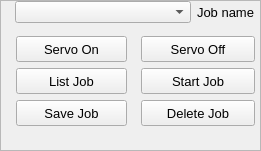
     <widget class="QFrame" name="frame_2">
      <property name="geometry">
       <rect>
        <x>15</x>
        <y>275</y>
        <width>261</width>
        <height>151</height>
       </rect>
      </property>
      <property name="frameShape">
       <enum>QFrame::StyledPanel</enum>
      </property>
      <property name="frameShadow">
       <enum>QFrame::Raised</enum>
      </property>
      <widget class="QWidget" name="layoutWidget">
       <property name="geometry">
        <rect>
         <x>15</x>
         <y>0</y>
         <width>241</width>
         <height>24</height>
        </rect>
       </property>
       <layout class="QHBoxLayout" name="horizontalLayout_3">
        <item>
         <widget class="QComboBox" name="job_list">
          <property name="minimumSize">
           <size>
            <width>176</width>
            <height>21</height>
           </size>
          </property>
          <property name="maximumSize">
           <size>
            <width>176</width>
            <height>22</height>
           </size>
          </property>
          <property name="layoutDirection">
           <enum>Qt::LeftToRight</enum>
          </property>
         </widget>
        </item>
        <item>
         <widget class="QLabel" name="job_name_label">
          <property name="minimumSize">
           <size>
            <width>57</width>
            <height>22</height>
           </size>
          </property>
          <property name="maximumSize">
           <size>
            <width>57</width>
            <height>22</height>
           </size>
          </property>
          <property name="font">
           <font>
            <pointsize>10</pointsize>
           </font>
          </property>
          <property name="text">
           <string>Job name</string>
          </property>
          <property name="alignment">
           <set>Qt::AlignLeading|Qt::AlignLeft|Qt::AlignVCenter</set>
          </property>
         </widget>
        </item>
       </layout>
      </widget>
      <widget class="QWidget" name="layoutWidget">
       <property name="geometry">
        <rect>
         <x>141</x>
         <y>36</y>
         <width>116</width>
         <height>92</height>
        </rect>
       </property>
       <layout class="QVBoxLayout" name="verticalLayout_5">
        <item>
         <widget class="QPushButton" name="servo_off">
          <property name="minimumSize">
           <size>
            <width>111</width>
            <height>26</height>
           </size>
          </property>
          <property name="maximumSize">
           <size>
            <width>114</width>
            <height>26</height>
           </size>
          </property>
          <property name="font">
           <font>
            <pointsize>10</pointsize>
           </font>
          </property>
          <property name="text">
           <string>Servo Off</string>
          </property>
         </widget>
        </item>
        <item>
         <widget class="QPushButton" name="start_job">
          <property name="minimumSize">
           <size>
            <width>111</width>
            <height>26</height>
           </size>
          </property>
          <property name="maximumSize">
           <size>
            <width>114</width>
            <height>26</height>
           </size>
          </property>
          <property name="font">
           <font>
            <pointsize>10</pointsize>
           </font>
          </property>
          <property name="text">
           <string>Start Job</string>
          </property>
         </widget>
        </item>
        <item>
         <widget class="QPushButton" name="delete_job">
          <property name="minimumSize">
           <size>
            <width>111</width>
            <height>26</height>
           </size>
          </property>
          <property name="maximumSize">
           <size>
            <width>114</width>
            <height>26</height>
           </size>
          </property>
          <property name="font">
           <font>
            <pointsize>10</pointsize>
           </font>
          </property>
          <property name="text">
           <string>Delete Job</string>
          </property>
         </widget>
        </item>
       </layout>
      </widget>
      <widget class="QWidget" name="layoutWidget">
       <property name="geometry">
        <rect>
         <x>16</x>
         <y>36</y>
         <width>113</width>
         <height>92</height>
        </rect>
       </property>
       <layout class="QVBoxLayout" name="verticalLayout_4">
        <item>
         <widget class="QPushButton" name="servo_on">
          <property name="minimumSize">
           <size>
            <width>111</width>
            <height>26</height>
           </size>
          </property>
          <property name="maximumSize">
           <size>
            <width>111</width>
            <height>26</height>
           </size>
          </property>
          <property name="font">
           <font>
            <pointsize>10</pointsize>
           </font>
          </property>
          <property name="text">
           <string>Servo On</string>
          </property>
         </widget>
        </item>
        <item>
         <widget class="QPushButton" name="list_job">
          <property name="minimumSize">
           <size>
            <width>111</width>
            <height>26</height>
           </size>
          </property>
          <property name="maximumSize">
           <size>
            <width>111</width>
            <height>26</height>
           </size>
          </property>
          <property name="font">
           <font>
            <pointsize>10</pointsize>
           </font>
          </property>
          <property name="text">
           <string>List Job</string>
          </property>
         </widget>
        </item>
        <item>
         <widget class="QPushButton" name="save_job">
          <property name="minimumSize">
           <size>
            <width>111</width>
            <height>26</height>
           </size>
          </property>
          <property name="maximumSize">
           <size>
            <width>111</width>
            <height>26</height>
           </size>
          </property>
          <property name="font">
           <font>
            <pointsize>10</pointsize>
           </font>
          </property>
          <property name="text">
           <string>Save Job</string>
          </property>
         </widget>
        </item>
       </layout>
      </widget>
     </widget>
